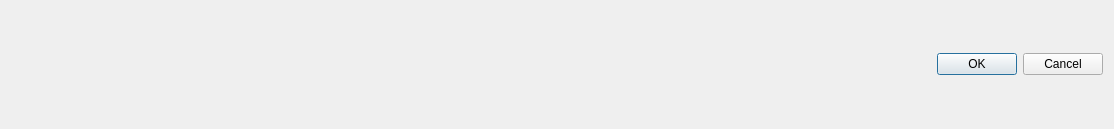
<?xml version="1.0" encoding="UTF-8"?>
<ui version="4.0">
 <class>AddModelConstraint</class>
 <widget class="QDialog" name="AddModelConstraint">
  <property name="geometry">
   <rect>
    <x>0</x>
    <y>0</y>
    <width>1114</width>
    <height>129</height>
   </rect>
  </property>
  <property name="windowTitle">
   <string>Dialog</string>
  </property>
  <layout class="QGridLayout" name="gridLayout">
   <item row="1" column="0">
    <widget class="QDialogButtonBox" name="buttonBox">
     <property name="orientation">
      <enum>Qt::Horizontal</enum>
     </property>
     <property name="standardButtons">
      <set>QDialogButtonBox::Cancel|QDialogButtonBox::Ok</set>
     </property>
    </widget>
   </item>
   <item row="0" column="0">
    <layout class="QGridLayout" name="gridLayoutModelConstraint"/>
   </item>
  </layout>
 </widget>
 <resources/>
 <connections>
  <connection>
   <sender>buttonBox</sender>
   <signal>accepted()</signal>
   <receiver>AddModelConstraint</receiver>
   <slot>accept()</slot>
   <hints>
    <hint type="sourcelabel">
     <x>248</x>
     <y>254</y>
    </hint>
    <hint type="destinationlabel">
     <x>157</x>
     <y>274</y>
    </hint>
   </hints>
  </connection>
  <connection>
   <sender>buttonBox</sender>
   <signal>rejected()</signal>
   <receiver>AddModelConstraint</receiver>
   <slot>reject()</slot>
   <hints>
    <hint type="sourcelabel">
     <x>316</x>
     <y>260</y>
    </hint>
    <hint type="destinationlabel">
     <x>286</x>
     <y>274</y>
    </hint>
   </hints>
  </connection>
 </connections>
</ui>
